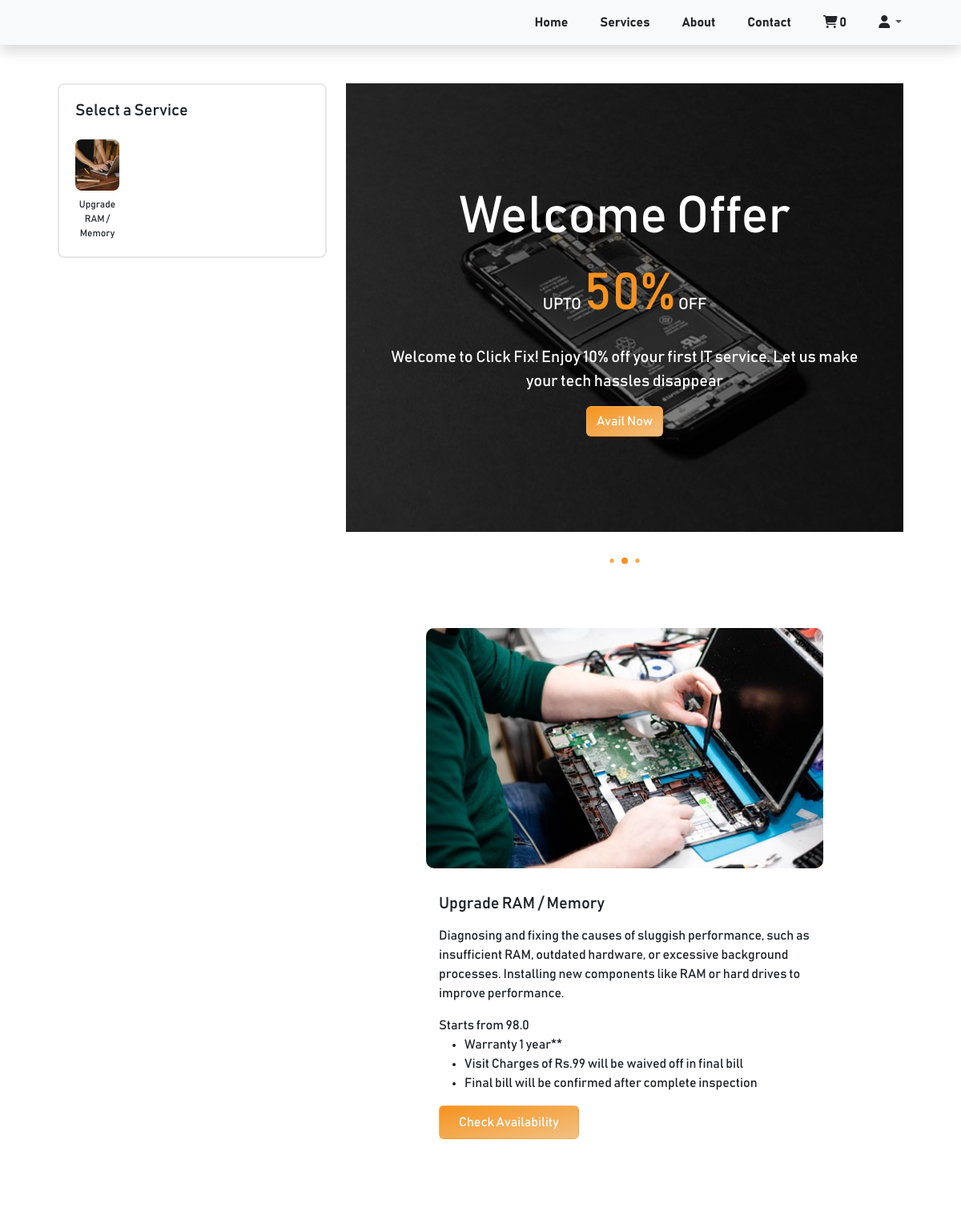
The app's page /service/cctv-repair-upgradation-installation/ (upper part), older data.
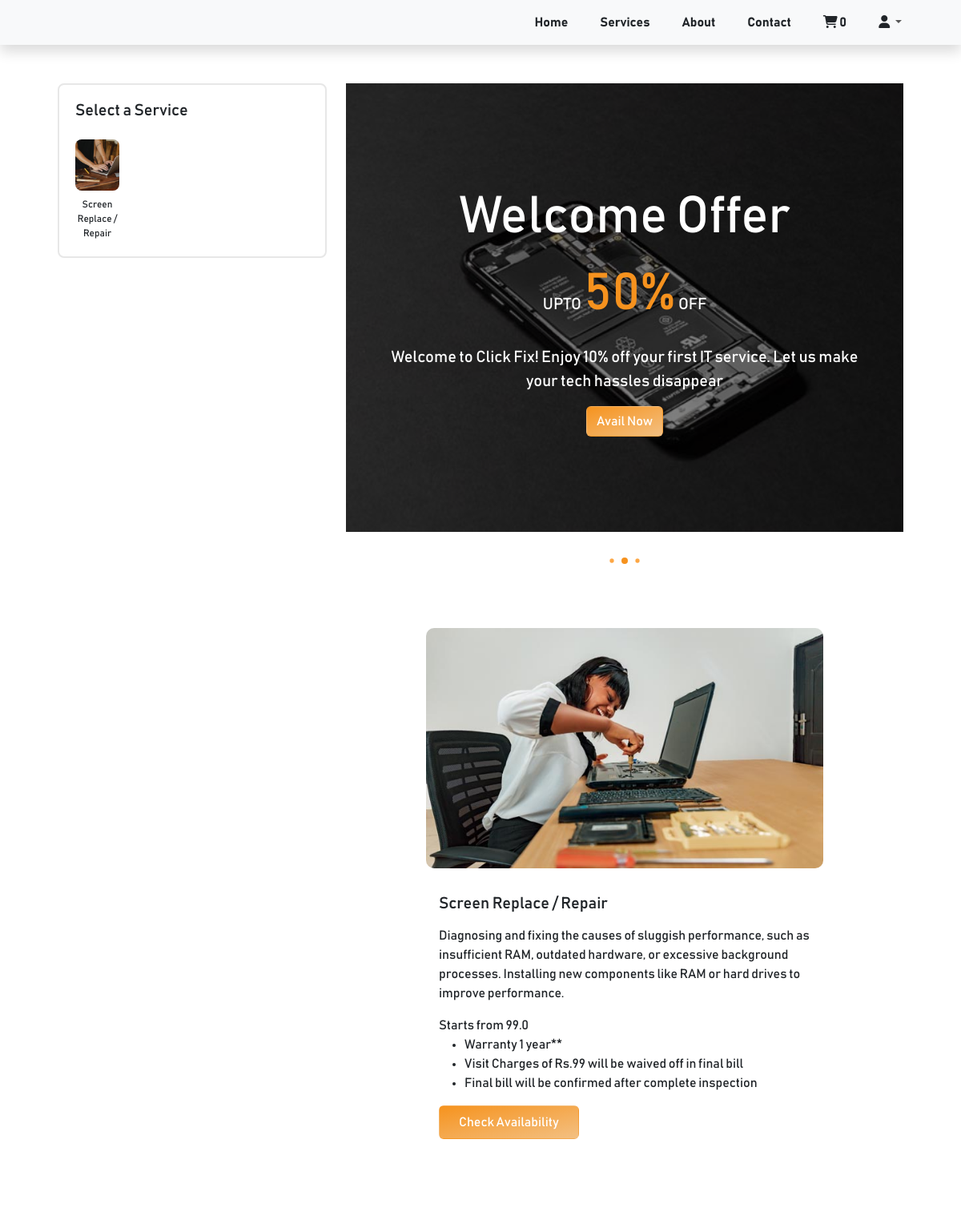
The same page, newer data.
### clickfix/models.py (models this page shows, shortened)
class SubServices(models.Model):
    class Meta:
        verbose_name_plural = 'Sub Services'
    service = models.ForeignKey(Services, on_delete=models.CASCADE)
    sub_service_name = models.CharField(max_length=255)
    sub_service_card_image = models.ImageField(upload_to='service_cards', help_text='Small card image on left')
    sub_service_main_image = models.ImageField(upload_to='service_cards', help_text='Big card image on Right, which we scroll')
    sub_service_price = models.FloatField(default=0)
    price_details = RichTextField(blank=True, null=True)
    description = models.TextField()
    created_at = models.DateTimeField(auto_now_add=True)
    updated_at = models.DateTimeField(auto_now=True)

### clickfix/views.py (the view)
# urls.py: path('service/<slug:service_name>/', views.individual_service, name='individual_service'),
def individual_service(request, service_name):
    service = Services.objects.get(slug=service_name)
    sub_services = SubServices.objects.filter(service=service)
    cart = get_cart(request)
    week_days = []
    day_of_month = []
    for i in range(7):
        week_days.append((datetime.today() + timedelta(days=i)))
        day_of_month.append((datetime.today() + timedelta(days=i)))
    timeline = [(day, date) for day, date in zip(week_days, day_of_month)]
    data = {
        'sub_services': sub_services,
        'timeline': timeline,
        'cart': cart,
    }
    return render(request, 'individual_service.html', data)

### clickfix/views.py (called while the page is built)
def get_cart(request):
    try:
        if request.user.is_authenticated:
            cart = Cart.objects.get(user=request.user)
        else:
            cart = Cart.objects.get(session_id=request.session['nonuser'])
    except:
        cart = {'num_of_items': 0}
    return cart

### templates/individual_service.html (shortened to what this page needs)
{% extends 'base.html' %}
{% load static %}
{% block content %}
    {% include 'includes/navbar.html' %}
    <section id="individual_service">
        <div class="row mt-5" style="width: 90%; margin: auto;">
            <div class="col-md-4">
                <div class="select_service_container mb-5" style="position: sticky; top: 30px;">
                    <div class="h5 mb-2">Select a Service</div>
                    <div class="row">
                        {% for service in sub_services %}
                        <div class="col-4 col-md-3 mt-3">
                            <a href="#sub_service_{{service.id}}" class="text-decoration-none text-dark d-flex flex-column align-items-center" style="cursor: pointer;">
                                <img class="img-fluid select_service_img" src="{{ service.sub_service_card_image.url }}" alt="">
                                <div class="mt-2 text-center select_service_text">{{ service.sub_service_name}}</div>
                            </a>
                        </div>
                        {% empty %}
                            <h6 class="text-muted">No Service at the moment</h6>
                        {% endfor %}
                    </div>
                </div>
            </div>
            <div class="col-md-8">
                <div class="swiper deals_and_discount_swiper mb-5" id="individual_service_deals">
                    <div class="swiper-wrapper pb-5">
                        <div class="swiper-slide">
                            <div class="sales_container">
                                <img class="sales_image" src="{% static 'clickfix_photos/sale2.jpg' %}" alt="">
                                <div class="overlay">
                                    <div class="text-white h-100 d-flex flex-column px-5 justify-content-center align-items-center">
                                        <div style="font-size: 4rem;">Welcome Offer</div>
                                        <div class="blockquote">UPTO <span style="font-size: 4rem; color: #F6921E;">50%</span> OFF</div>
                                        <div class="blockquote text-center">Welcome to Click Fix! Enjoy 10% off your first IT service. Let us make your tech hassles disappear</div>
                                        <button class="btn btn_color">Avail Now</button>
                                    </div>
                                </div>
                            </div>
                        </div>
                    </div>
                    <div class="swiper-pagination"></div>
                </div>
                <div class="service_detail_container">
                        {% for service in sub_services %}
                        <div class="card py-4 mb-4 border-0" id="sub_service_{{service.id}}">
                            <img class="img-fluid service_img" src="{{ service.sub_service_main_image.url }}" alt="...">
                            <div class="card-body">
                                <div class="card-title my-3">
                                    <h5>{{service.sub_service_name}} </h5>
                                </div>
                                <p class="card-text">{{ service.description}} </p>
                                <div class="mb-3">
                                    Starts from {{ service.sub_service_price }}
                                    {{ service.price_details|safe }}
                                </div>
                                <button class="btn py-2 px-4 text-white btn_color" onclick="bookService('{{service.id}}')" data-bs-toggle="modal" data-bs-target="#bookAppointmentModal">Check Availability</button>
                            </div>
                        </div>
                    {% endfor %}
                </div>
            </div>
        </div>
    </section>
{% endblock %}

### templates/base.html (shortened to what this page needs)
{% load static %}
<!DOCTYPE html>
<html>
<head>
    <link rel="stylesheet" href="{% static 'css/bootstrap.min.css' %}">
    <link rel="stylesheet" href="https://cdnjs.cloudflare.com/ajax/libs/font-awesome/6.4.2/css/all.min.css" />
    <link rel="stylesheet" href="{% static 'css/slider/swiper.bundle.min.css' %}">
    <link rel="stylesheet" href="{% static 'css/slider/swiper_custom.css' %}">
    <link rel="stylesheet" href="{% static 'css/custom.css' %}">
</head>
<body>
    {% block content %}
    {% endblock %}
</body>
</html>

### templates/includes/navbar.html (shortened to what this page needs)
{% load static %}
    <nav class="navbar navbar-expand-lg navbar-light bg-light shadow">
        <div class="container">
          <div class="collapse navbar-collapse" id="navbarSupportedContent">
            <ul class="navbar-nav ms-auto">
                <li class="nav-item"><a class="nav-link text-dark fw-bold me-4" aria-current="page" href="{% url 'clickfix:home' %}">Home</a></li>
                <li class="nav-item"><a class="nav-link text-dark fw-bold me-4" href="{% url 'clickfix:home' %}#services">Services</a></li>
                <li class="nav-item"><a class="nav-link text-dark fw-bold me-4" href="{% url 'clickfix:home' %}#about">About</a></li>
                <li class="nav-item"><a class="nav-link text-dark fw-bold me-4" href="{% url 'clickfix:home' %}#contact_form">Contact</a></li>
                <li class="nav-item"><a class="nav-link text-dark fw-bold me-4" href="{% url 'cart:cart' %}"><i class="fa-solid fa-cart-shopping"></i> <span id="num_of_items">{{cart.num_of_items}}</span></a></li>
                <li class="nav-item dropdown me-4 pull-right">
                  <a class="nav-link dropdown-toggle" href="#" id="navbarDropdown" role="button" data-bs-toggle="dropdown" aria-expanded="false">
                    <i class="fa-solid fa-user text-dark"></i>
                  </a>
                </li>
            </ul>
          </div>
        </div>
      </nav>

### templates/includes/footer.html (shortened to what this page needs)
{% load static %}

### assets/css/custom.css (style rules this page uses)
.btn_color { background-image: linear-gradient(to right bottom, #F6931E, #f3c082); color: white; }
.sales_container { width: 100%; height: 70vh; position: relative; }
.sales_image { height: 100%; width: 100%; object-fit: cover; }
.overlay { position: absolute; top: 0; height: inherit; width: inherit; background-color: rgba(0, 0, 0, 0.5); }
#individual_service .select_service_img { width: 64px; height: 64px; object-fit: cover; object-position: center; border-radius: 8px; }
#individual_service .service_img { width: 100%; height: 300px; object-fit: cover; object-position: center; border-radius: 10px; }
@media (min-width: 768px) { #individual_service .service_img { width: 100%; height: 300px; object-fit: cover; object-position: center; border-radius: 10px; } }
#individual_service .select_service_text { font-size: 12px; }
@media (min-width: 786px) { #individual_service .select_service_container { border: 2px solid #e7e7e7; padding: 20px; border-radius: 8px; } }
@media (min-width: 786px) { #individual_service .service_detail_container { padding: 0px 100px; } }

### templates/base.html (style rules this page uses)
body { box-sizing: border-box; font-family: 'bahnschrift'; }
h1, h2, h3, h4, h5, h6, p, a { font-family: 'bahnschrift'; }

Row changes from the older to the newer data that the page shows:
changed SubServices: sub_service_name "Upgrade RAM / Memory" → "Screen Replace / Repair"; sub_service_main_image: a different picture; sub_service_price "98.0" → "99.0"
